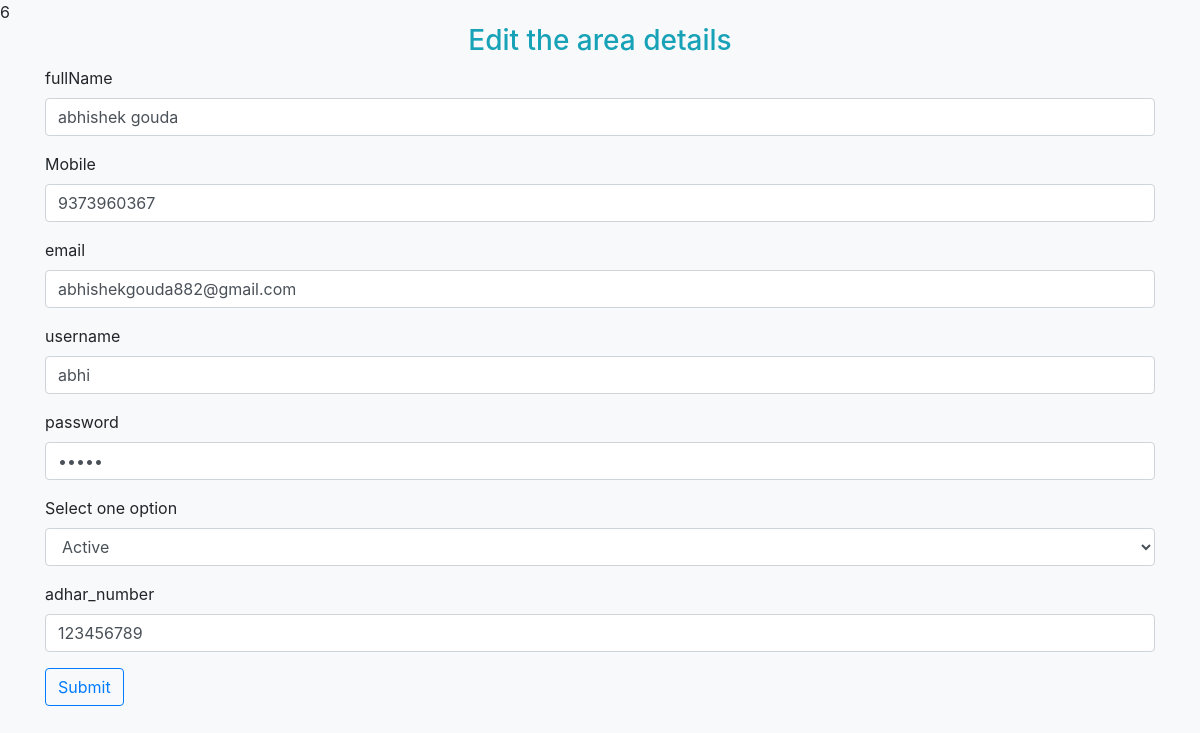
/flat_design/user_update.php?id=6, run on the app's committed database.
### tables this page shows
CREATE TABLE `user_details` (
  `id` int(11) NOT NULL,
  `full_name` varchar(100) NOT NULL,
  `mobile` bigint(20) NOT NULL,
  `email` varchar(50) NOT NULL,
  `username` varchar(50) NOT NULL,
  `password` varchar(50) NOT NULL,
  `status` enum('active','inactive') NOT NULL,
  `adhar_number` bigint(20) NOT NULL
);

### flat_design/user_update.php (the view, shortened to what this page needs)
<?php
include('connection.php');
$id = $_GET['id'];
?>
<!doctype html>
<html lang="en">
  <head>
    <link rel="stylesheet" href="https://stackpath.bootstrapcdn.com/bootstrap/4.3.1/css/bootstrap.min.css">
  </head>
  <body class="bg-light">
  <?php
   $sql="SELECT * FROM user_details WHERE id='$id'";
   $result = mysqli_query($conn, $sql);
                $row = mysqli_fetch_assoc($result);
  ?>
     <div class="container">
      <div class="row">
       <div class="col-sm-12">
       <h3 class="text-center text-info">Edit the area details</h3>
          <form action="" method="post">
          <div class="form-group">
            <label for="name">fullName </label>
            <input id="name" class="form-control" type="text" name="fullname" value="<?php if(isset($row['full_name'])){ echo $row['full_name'];} ?>">
           </div>
           <div class="form-group">
            <label for="pin">Mobile</label>
            <input id="pin" class="form-control" type="text" name="mobile" value="<?php if(isset($row['mobile'])){ echo $row['mobile'];} ?>">
           </div>
           <div class="form-group">
            <label for="full_address">email</label>
            <input id="full_address" class="form-control" type="text" name="email" value="<?php if(isset($row['email'])){ echo $row['email'];} ?>">
           </div>
           <div class="form-group">
            <label for="full_address">username</label>
            <input id="full_address" class="form-control" type="text" name="username" value="<?php if(isset($row['username'])){ echo $row['username'];} ?>">
           </div>
           <div class="form-group">
            <label for="full_address">password</label>
            <input id="full_address" class="form-control" type="password" name="password" value="<?php if(isset($row['password'])){ echo $row['password'];} ?>">
           </div>
           <div class="form-group">
            <label for="status">Select one option</label>
            <select id="status" class="form-control" name="status">
            <option  <?php if ($row['status'] == "active") {
                                                                            echo "selected";
                                                                          } ?> value="active">Active</option>
 <option  <?php if ($row['status'] == "inactive") {
                                                                            echo "selected";
                                                                          } ?> value="inactive">InActive</option>             </select>
           </div>
           <div class="form-group">
            <label for="full_address">adhar_number</label>
            <input id="full_address" class="form-control" type="text" name="adhar_number" value="<?php if(isset($row['adhar_number'])){ echo $row['adhar_number'];} ?>">
           </div>
           <button type="submit" class="btn btn-outline-primary" name="edit_submit">Submit</button>
          </form>
       </div>
      </div>
     </div>
  </body>
</html>

### data on the page
user_details: fullname "abhishek gouda", mobile "9373960367", email "abhishekgouda882@gmail.com", username "abhi", status "Active", adhar_number "123456789"
